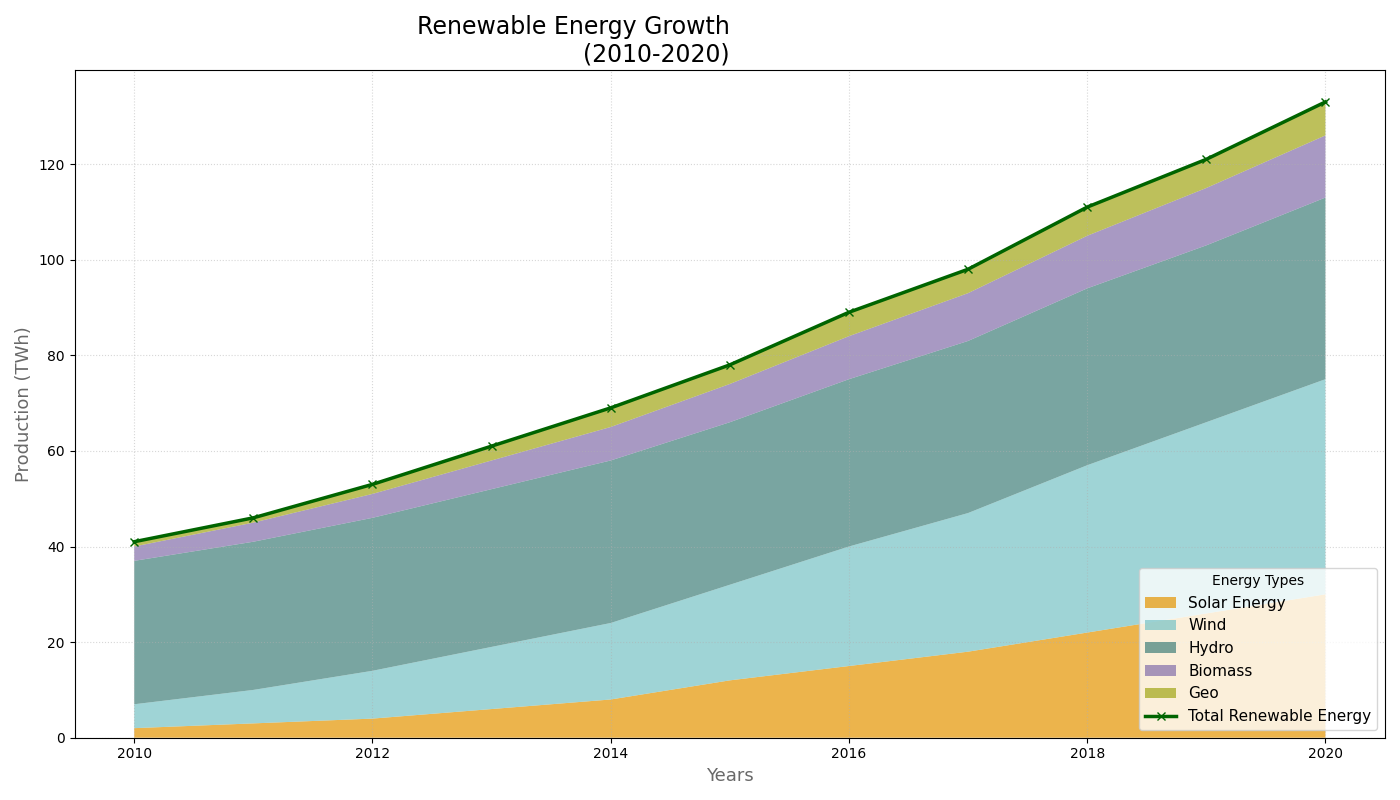

Python code for this plot:
import matplotlib.pyplot as plt
import numpy as np

years = np.arange(2010, 2021)

solar_energy = np.array([2, 3, 4, 6, 8, 12, 15, 18, 22, 26, 30])
wind_energy = np.array([5, 7, 10, 13, 16, 20, 25, 29, 35, 40, 45])
hydro_energy = np.array([30, 31, 32, 33, 34, 34, 35, 36, 37, 37, 38])
biomass_energy = np.array([3, 4, 5, 6, 7, 8, 9, 10, 11, 12, 13])
geothermal_energy = np.array([1, 1, 2, 3, 4, 4, 5, 5, 6, 6, 7])

total_renewable_energy = solar_energy + wind_energy + hydro_energy + biomass_energy + geothermal_energy

data = np.vstack([solar_energy, wind_energy, hydro_energy, biomass_energy, geothermal_energy])

fig, ax1 = plt.subplots(figsize=(14, 8))
ax1.stackplot(years, data, labels=['Solar Energy', 'Wind', 'Hydro', 'Biomass', 'Geo'],
              colors=['#E59400', '#76C2C5', '#417F79', '#836EAA', '#A1A615'], alpha=0.7)

ax1.plot(years, total_renewable_energy, color='darkgreen', marker='x', linestyle='-', linewidth=2.5, label='Total Renewable Energy')

ax1.set_title('Renewable Energy Growth\n(2010-2020)', fontsize=17, fontweight='medium', ha='right')
ax1.set_xlabel('Years', fontsize=13, color='dimgray')
ax1.set_ylabel('Production (TWh)', fontsize=13, color='dimgray')

ax1.legend(loc='lower right', title='Energy Types', fontsize=11, frameon=True)
ax1.grid(alpha=0.5, linestyle=':')

plt.tight_layout()
plt.show()
